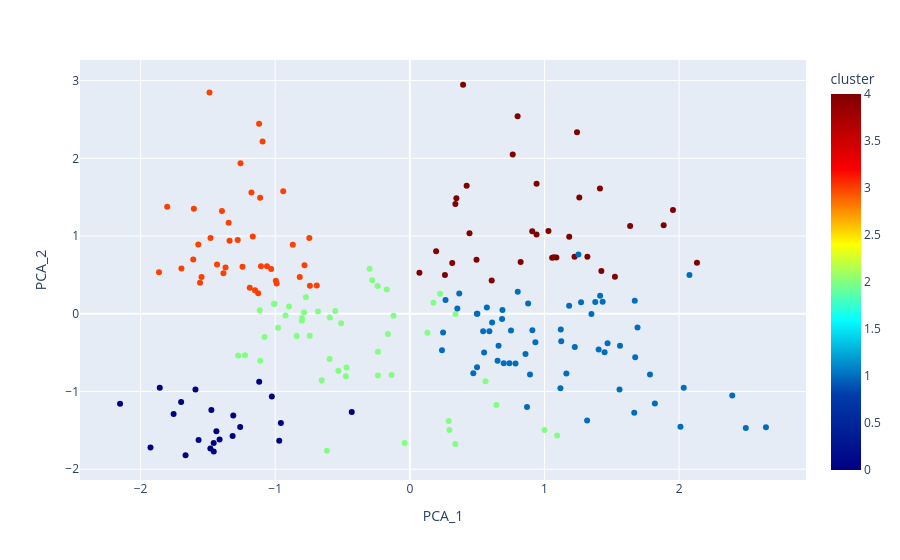

This figure's notebook cell:
### Code cell
# 2d plot to see the relationship of PCAs and clusters
pca_plot = px.scatter(df , x = 'PCA_1' , y = 'PCA_2', color = 'cluster' , color_continuous_scale = 'jet')
pca_plot.show()

### Figure 1 — Plotly figure (JSON) as saved in the notebook; plotly's stock layout.template omitted (floating-point values rounded to 4 significant figures; data arrays with more than 128 entries replaced by an {"elided": "..."} marker saying what was removed)
{"data": [{"hovertemplate": "PCA_1=%{x}<br>PCA_2=%{y}<br>cluster=%{marker.color}<extra></extra>", "legendgroup": "", "marker": {"color": {"elided": "200 int values"}, "coloraxis": "coloraxis", "symbol": "circle"}, "mode": "markers", "name": "", "orientation": "v", "showlegend": false, "type": "scatter", "x": {"elided": "200 float values"}, "xaxis": "x", "y": {"elided": "200 float values"}, "yaxis": "y"}], "layout": {"coloraxis": {"colorbar": {"title": {"text": "cluster"}}, "colorscale": [[0, "rgb(0,0,131)"], [0.2, "rgb(0,60,170)"], [0.4, "rgb(5,255,255)"], [0.6, "rgb(255,255,0)"], [0.8, "rgb(250,0,0)"], [1, "rgb(128,0,0)"]]}, "legend": {"tracegroupgap": 0}, "margin": {"t": 60}, "xaxis": {"anchor": "y", "domain": [0, 1], "title": {"text": "PCA_1"}}, "yaxis": {"anchor": "x", "domain": [0, 1], "title": {"text": "PCA_2"}}}}
